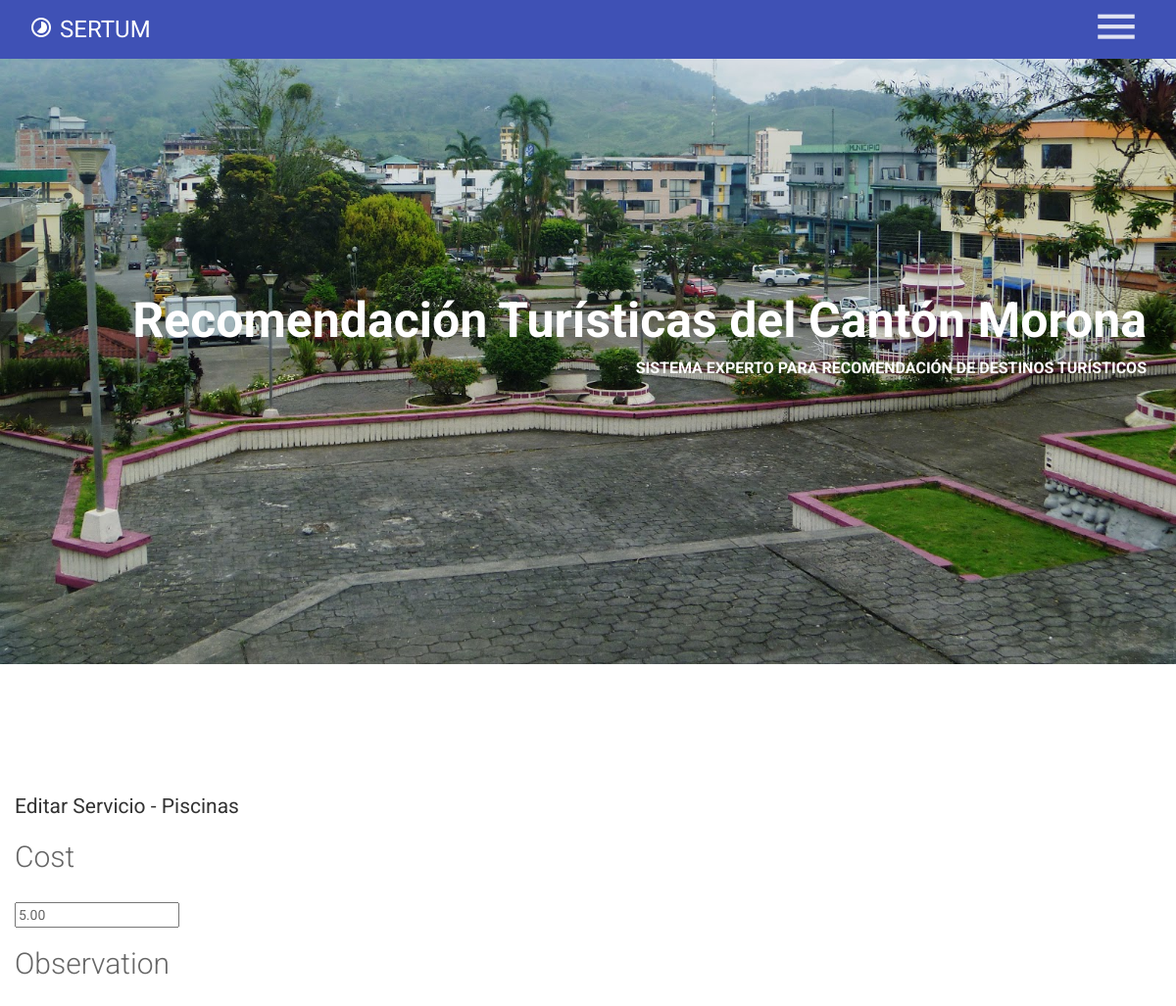
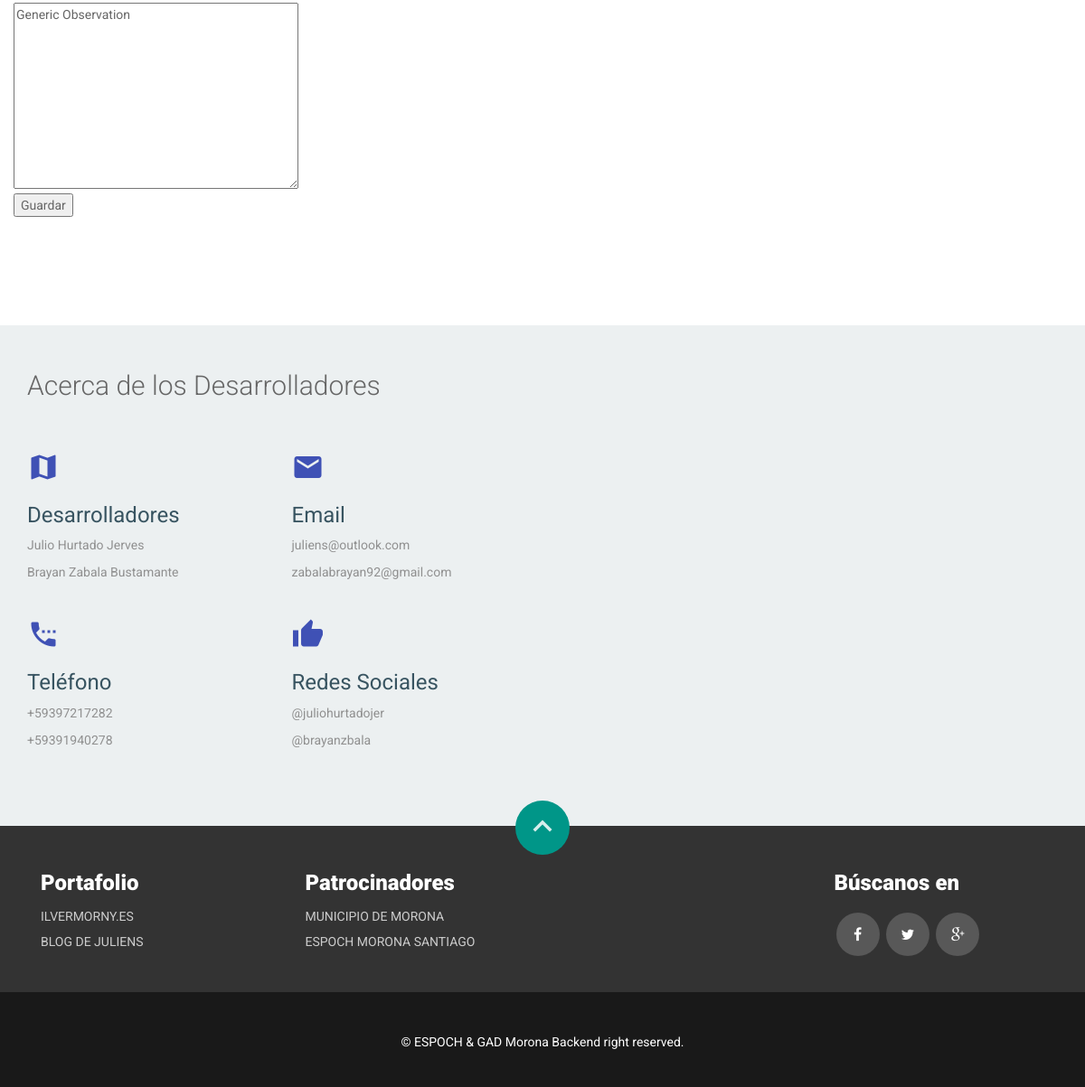
Screenshot of /servicios/editar/46/ (signed in) with the database file from the repository (2 pictures, top to bottom).
### centro/models.py (models this page shows)
class ServiceCenter(models.Model):
    center = models.ForeignKey(Center)
    service = models.ForeignKey(Service)
    cost = models.DecimalField(max_digits=10,
                               decimal_places=2,
                               blank=False,
                               default=00.00)
    observation = models.TextField(blank=True)
    def __str__(self):
        return self.service.name

### servicio/models.py (models this page shows, shortened)
class Service(models.Model):
    name = models.CharField(max_length=256, unique=True)
    slug = AutoSlugField(unique=True, populate_from='name', always_update=True, null=True, default=name)

### servicio/views.py (the view, shortened to what this page needs)
# urls.py: url(r'^servicios/editar/(?P<pk>\d+)/$', EditServiceView.as_view(), name='center_service_edit'),
class EditServiceView(UpdateView):
    permission_required = "usuario.add_center"
    model = ServiceCenter
    template_name = "service_edit.html"
    context_object_name = "service"
    fields = ['cost', 'observation', ]
    slug_field = 'pk'

### centro/models.py (called while the page is built)
    def __str__(self):
        return self.name

### servicio/templates/service_edit.html (shortened to what this page needs)
{% extends 'base.html' %}
{% block content %}
<div class="mui-container-fluid">
    {% if user.profile.center %}
    <form class="mui-form" action="" method="post"> {% csrf_token %}
    <legend>Editar Servicio - {{ service }}</legend>
        {% for field in form %}
                <div class="mui-textfield mui-textfield--float-label">
                    <h2>{{ field.label }}</h2><b style="color:red;">{{ field.errors }}</b><br>
                    {{ field }}
                </div>
        {% endfor %}
        <button type="submit" class="mui-btn mui-btn--raised">Guardar</button>
    </form>
    {% else %}
        <meta http-equiv="REFRESH" content="0;url={% url "Center:center_detail" service.center.slug %}">
    {% endif %}
</div>
{% endblock %}

### centro/static/css/main.css (style rules this page uses)
body { font-family: 'Roboto', sans-serif; color: #666; font-size: 14px; font-weight: 400; background: #fff; }

### rows the page displays
ServiceCenter: service.name "Piscinas", form "5.00" "Generic Observation"

### other values shown
{{ field.label }} "Cost" "Observation"
